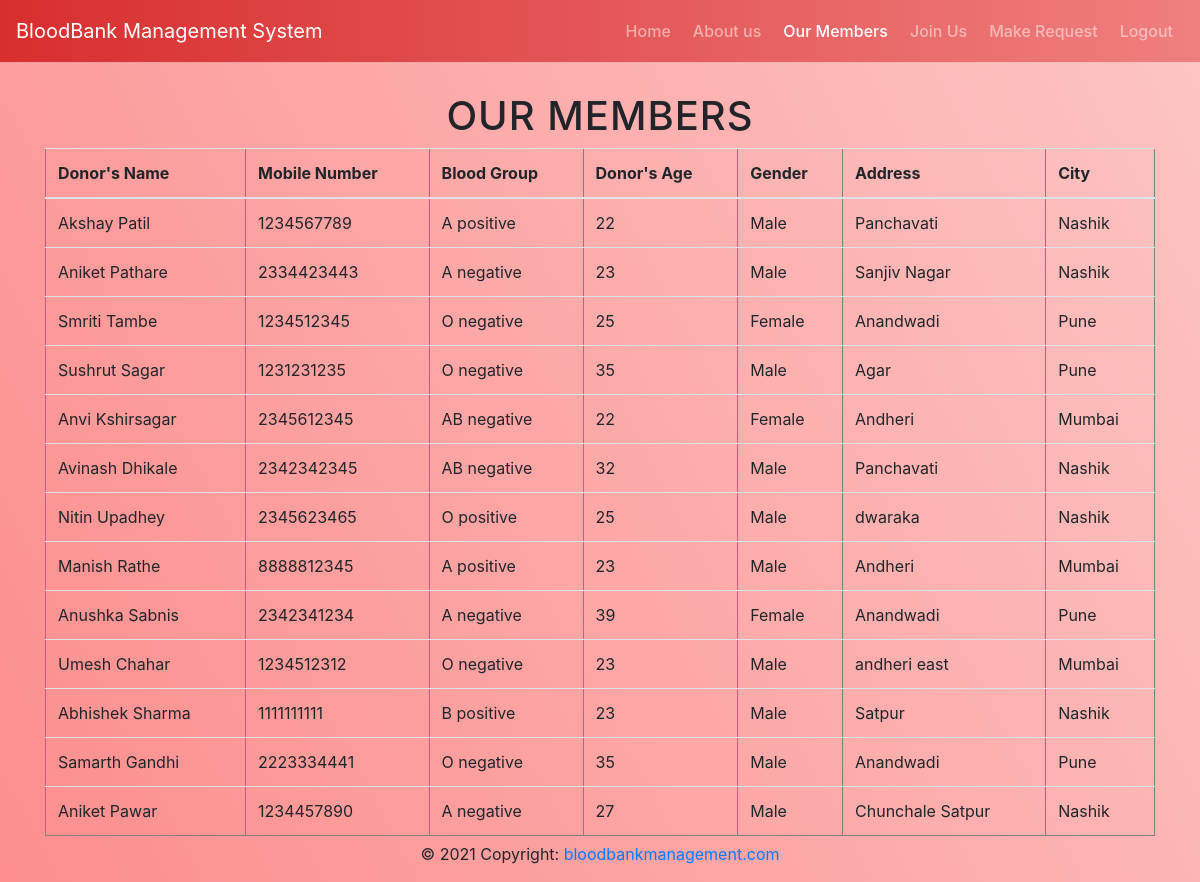
The page /ourmembers.php (signed in) on the database its author committed.
### tables this page shows
CREATE TABLE `donors` (
  `donor_id` int(11) NOT NULL,
  `donor_name` varchar(50) NOT NULL,
  `mobile_no` varchar(25) NOT NULL,
  `bloodgroup` varchar(20) NOT NULL,
  `age` varchar(11) NOT NULL,
  `gender` varchar(11) NOT NULL,
  `city` varchar(25) NOT NULL,
  `address` varchar(100) NOT NULL
);

### ourmembers.php (the view, shortened to what this page needs)
<?php
$servername = "localhost";
$username = "root";
$password = "";
$db = "bloodbank";
$mysqli = new mysqli($servername,$username,$password,$db);
?>
<?php
if(isset($_SESSION['login'])){
?>
<!DOCTYPE html>
<html lang="en">
<head>
    <link rel="stylesheet" href="css/style.css">
    <link rel="stylesheet" href="css/style2.css">
    <link rel="stylesheet" href="https://maxcdn.bootstrapcdn.com/bootstrap/4.0.0/css/bootstrap.min.css">
</head>
<body>
<nav class="navbar mynavbar navbar-expand-lg navbar-dark">
    <a class="navbar-brand" href="#">BloodBank Management System</a>
    <div class="collapse navbar-collapse" id="mynavbar">
        <form class="form-inline my-2 my-lg-0"><ul class="navbar-nav mr-auto"  >
            <li class="nav-item ">
            <a class="nav-link" href="userdashboard.php">Home</a>
            </li>
            <li class="nav-item">
            <a class="nav-link" href="aboutus.php">About us</a>
            </li>
            <li class="nav-item active">
            <a class="nav-link" href="ourmembers.php">Our Members</a>
            </li>
            <li class="nav-item">
            <a class="nav-link" href="joinus.php">Join Us</a>
            </li>
            <li class="nav-item">
                <a class="nav-link" href="userstock.php">Make Request</a>
                </li>
            <li class="nav-item">
            <a class="nav-link" href="logout.php">Logout</a>
            </li>
        </ul>
        </form>
    </div>
</nav>
    <div class="container">
    <div class="row justify-content-center">
        <h1 class="intro-text text-center">Our Members</h1>
    </div>
            <?php
                $query = "SELECT * FROM donors";
                $result = $mysqli->query($query);
                echo "<div class='table-responsive'>";
                echo "<table class='table table-hover' border='1'>
                    <thead>
                        <tr>
                        <th scope='col'>Donor's Name</th>
                        <th scope='col'>Mobile Number</th>
                        <th scope='col'>Blood Group</th>
                        <th scope='col'>Donor's Age</th>
                        <th scope='col'>Gender</th>
                        <th scope='col'>Address</th>
                        <th scope='col'>City</th>
                    </thead>
                    </tr>";
                if($result->num_rows > 0){
                    echo "<tbody>";
                    while($row = mysqli_fetch_array($result))
                    {
                        echo "<tr>";
                        echo "<td scope='row'>" . $row['donor_name'] . "</td>";
                        echo "<td>" . $row['mobile_no'] . "</td>";
                        echo "<td>" . $row['bloodgroup'] . "</td>";
                        echo "<td>" . $row['age'] . "</td>";
                        echo "<td>" . $row['gender'] . "</td>";
                        echo "<td>" . $row['address'] . "</td>";
                        echo "<td>" . $row['city'] . "</td> ";
                        echo "</tr>";
                    }
                    echo "</tbody>";
                    echo "</table>";
                }
                echo "</div>";
            ?>
    </div>
    <?php require_once "footer.php"?>
</body>
</html>
<?php
}
else{
    header("location:index.php");
}
?>

### css/style.css (style rules this page uses)
h1, h2, h3, h4, h5, h6 { text-transform: uppercase; font-family: "Josefin Slab","Helvetica Neue",Helvetica,Arial,sans-serif; font-weight: 700; letter-spacing: 1px; }
.mynavbar { background-image: linear-gradient(-90deg, #f07f7f, #d82e2e); }
.nav-link { font-size: 16px; margin: 3px; color: #fff; font-weight: 500; }
.container { padding: 20px; margin: 10px; }

### css/style2.css (style rules this page uses)
body { background-color: #fc8e8e; background-image: linear-gradient(62deg, #fc8e8e 0%, #fcc5c3 100%); }

### rows shown on the page
donors: donor_name "Akshay Patil", mobile_no "1234567789", bloodgroup "A positive", age "22", gender "Male", address "Panchavati", city "Nashik"
donors: donor_name "Aniket Pathare", mobile_no "2334423443", bloodgroup "A negative", age "23", gender "Male", address "Sanjiv Nagar", city "Nashik"
donors: donor_name "Smriti Tambe", mobile_no "1234512345", bloodgroup "O negative", age "25", gender "Female", address "Anandwadi", city "Pune"
donors: donor_name "Sushrut Sagar", mobile_no "1231231235", bloodgroup "O negative", age "35", gender "Male", address "Agar", city "Pune"
donors: donor_name "Anvi Kshirsagar", mobile_no "2345612345", bloodgroup "AB negative", age "22", gender "Female", address "Andheri", city "Mumbai"
donors: donor_name "Avinash Dhikale", mobile_no "2342342345", bloodgroup "AB negative", age "32", gender "Male", address "Panchavati", city "Nashik"
donors: donor_name "Nitin Upadhey", mobile_no "2345623465", bloodgroup "O positive", age "25", gender "Male", address "dwaraka", city "Nashik"
donors: donor_name "Manish Rathe", mobile_no "8888812345", bloodgroup "A positive", age "23", gender "Male", address "Andheri", city "Mumbai"
donors: donor_name "Anushka Sabnis", mobile_no "2342341234", bloodgroup "A negative", age "39", gender "Female", address "Anandwadi", city "Pune"
donors: donor_name "Umesh Chahar", mobile_no "1234512312", bloodgroup "O negative", age "23", gender "Male", address "andheri east", city "Mumbai"
donors: donor_name "Abhishek Sharma", mobile_no "1111111111", bloodgroup "B positive", age "23", gender "Male", address "Satpur", city "Nashik"
donors: donor_name "Samarth Gandhi", mobile_no "2223334441", bloodgroup "O negative", age "35", gender "Male", address "Anandwadi", city "Pune"
donors: donor_name "Aniket Pawar", mobile_no "1234457890", bloodgroup "A negative", age "27", gender "Male", address "Chunchale Satpur", city "Nashik"
